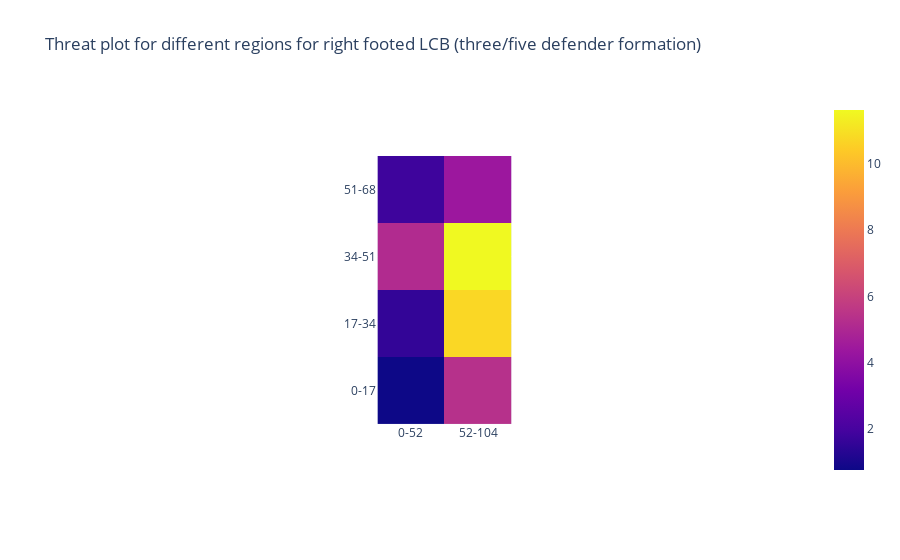

Notebook code for this chart:
### Code cell
# The graphs have been saved in 'threat_plots' data folder
pcolorplotter(lcb_rf_regionwiseoff,'Threat plot for different regions for right footed LCB (three/five defender formation)','offvalue_right_lcb_3_5_def')

### Figure 1 — Plotly figure (JSON) as saved in the notebook; plotly's stock layout.template omitted (floating-point values rounded to 4 significant figures)
{"data": [{"coloraxis": "coloraxis", "hovertemplate": "x: %{x}<br>y: %{y}<br>color: %{z}<extra></extra>", "type": "heatmap", "x": ["0-52", "52-104"], "y": ["51-68", "34-51", "17-34", "0-17"], "z": [[1.814, 4.392], [5.141, 11.62], [1.571, 10.74], [0.7728, 5.353]]}], "layout": {"autosize": true, "coloraxis": {"colorscale": [[0, "#0d0887"], [0.1111, "#46039f"], [0.2222, "#7201a8"], [0.3333, "#9c179e"], [0.4444, "#bd3786"], [0.5556, "#d8576b"], [0.6667, "#ed7953"], [0.7778, "#fb9f3a"], [0.8889, "#fdca26"], [1, "#f0f921"]]}, "title": {"text": "Threat plot for different regions for right footed LCB (three/five defender formation)"}, "xaxis": {"autorange": true, "constrain": "domain", "domain": [0.408, 0.592], "range": [-0.5, 1.5], "scaleanchor": "y", "type": "category"}, "yaxis": {"autorange": true, "constrain": "domain", "domain": [0, 1], "range": [3.5, -0.5], "type": "category"}}}
